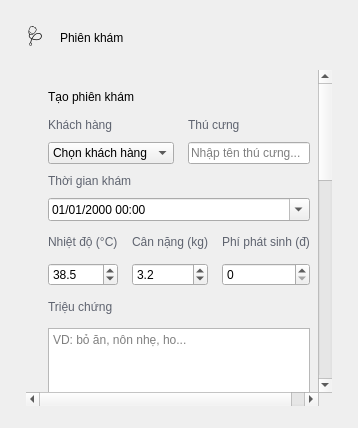
<?xml version="1.0" encoding="UTF-8"?>
<ui version="4.0">
 <class>ExamPage</class>
 <widget class="QWidget" name="ExamPage">
  <property name="styleSheet">
   <string notr="true"></string>
  </property>
  <layout class="QVBoxLayout" name="verticalLayout">
   <property name="leftMargin">
    <number>26</number>
   </property>
   <property name="topMargin">
    <number>22</number>
   </property>
   <property name="rightMargin">
    <number>26</number>
   </property>
   <property name="bottomMargin">
    <number>22</number>
   </property>
   <property name="spacing">
    <number>16</number>
   </property>
   <item>
    <layout class="QHBoxLayout" name="headerLayout">
     <item>
      <widget class="QLabel" name="headerEmoji">
       <property name="text">
        <string>🩺</string>
       </property>
       <property name="styleSheet">
        <string notr="true">font-size: 18px;</string>
       </property>
      </widget>
     </item>
     <item>
      <widget class="QLabel" name="PageTitle">
       <property name="objectName">
        <string>PageTitle</string>
       </property>
       <property name="text">
        <string>Phiên khám</string>
       </property>
      </widget>
     </item>
     <item>
      <spacer name="horizontalSpacer">
       <property name="orientation">
        <enum>Qt::Horizontal</enum>
       </property>
       <property name="sizeHint" stdset="0">
        <size>
         <width>40</width>
         <height>20</height>
        </size>
       </property>
      </spacer>
     </item>
    </layout>
   </item>
  <item>
   <widget class="QScrollArea" name="examScroll">
    <property name="widgetResizable">
     <bool>true</bool>
    </property>
    <property name="frameShape">
     <enum>QFrame::NoFrame</enum>
    </property>
    <widget class="QWidget" name="scrollContents">
     <layout class="QVBoxLayout" name="scrollLayout">
      <property name="leftMargin">
       <number>0</number>
      </property>
      <property name="topMargin">
       <number>0</number>
      </property>
      <property name="rightMargin">
       <number>0</number>
      </property>
      <property name="bottomMargin">
       <number>0</number>
      </property>
      <property name="spacing">
       <number>16</number>
      </property>
      <item>
       <widget class="QFrame" name="createCard">
        <property name="objectName">
         <string>Card</string>
        </property>
        <layout class="QVBoxLayout" name="createLayout">
         <property name="leftMargin">
          <number>22</number>
         </property>
         <property name="topMargin">
          <number>20</number>
         </property>
         <property name="rightMargin">
          <number>22</number>
         </property>
         <property name="bottomMargin">
          <number>20</number>
         </property>
         <property name="spacing">
          <number>14</number>
         </property>
         <item>
          <widget class="QLabel" name="createTitle">
           <property name="text">
            <string>Tạo phiên khám</string>
           </property>
           <property name="styleSheet">
            <string notr="true">font: 800 10pt "Segoe UI";</string>
           </property>
          </widget>
         </item>
         <item>
          <layout class="QGridLayout" name="topGrid">
           <property name="horizontalSpacing">
            <number>14</number>
           </property>
           <property name="verticalSpacing">
            <number>10</number>
           </property>
           <item row="0" column="0">
            <widget class="QLabel" name="labelCustomer">
             <property name="text">
              <string>Khách hàng</string>
             </property>
             <property name="styleSheet">
              <string notr="true">color: rgba(15,23,42,0.65); font: 700 9pt "Segoe UI";</string>
             </property>
            </widget>
           </item>
           <item row="1" column="0">
            <widget class="QComboBox" name="examCustomerCombo">
             <item>
              <property name="text">
               <string>Chọn khách hàng</string>
              </property>
             </item>
            </widget>
           </item>
           <item row="0" column="1">
            <widget class="QLabel" name="labelPet">
             <property name="text">
              <string>Thú cưng</string>
             </property>
             <property name="styleSheet">
              <string notr="true">color: rgba(15,23,42,0.65); font: 700 9pt "Segoe UI";</string>
             </property>
            </widget>
           </item>
           <item row="1" column="1">
            <widget class="QLineEdit" name="examPetEdit">
             <property name="placeholderText">
              <string>Nhập tên thú cưng...</string>
             </property>
            </widget>
           </item>
           <item row="2" column="0">
            <widget class="QLabel" name="labelTime">
             <property name="text">
              <string>Thời gian khám</string>
             </property>
             <property name="styleSheet">
              <string notr="true">color: rgba(15,23,42,0.65); font: 700 9pt "Segoe UI";</string>
             </property>
            </widget>
           </item>
           <item row="3" column="0" colspan="2">
            <widget class="QDateTimeEdit" name="examTimeEdit">
             <property name="calendarPopup">
              <bool>true</bool>
             </property>
             <property name="displayFormat">
              <string>dd/MM/yyyy HH:mm</string>
             </property>
            </widget>
           </item>
          </layout>
         </item>
         <item>
          <layout class="QHBoxLayout" name="metricsLayout">
           <property name="spacing">
            <number>14</number>
           </property>
           <item>
            <layout class="QVBoxLayout" name="tempLayout">
             <item>
              <widget class="QLabel" name="labelTemp">
               <property name="text">
                <string>Nhiệt độ (°C)</string>
               </property>
               <property name="styleSheet">
                <string notr="true">color: rgba(15,23,42,0.65); font: 700 9pt "Segoe UI";</string>
               </property>
              </widget>
             </item>
             <item>
              <widget class="QDoubleSpinBox" name="tempSpin">
               <property name="decimals">
                <number>1</number>
               </property>
               <property name="minimum">
                <double>30.0</double>
               </property>
               <property name="maximum">
                <double>45.0</double>
               </property>
               <property name="value">
                <double>38.5</double>
               </property>
              </widget>
             </item>
            </layout>
           </item>
           <item>
            <layout class="QVBoxLayout" name="weightLayout">
             <item>
              <widget class="QLabel" name="labelWeight">
               <property name="text">
                <string>Cân nặng (kg)</string>
               </property>
               <property name="styleSheet">
                <string notr="true">color: rgba(15,23,42,0.65); font: 700 9pt "Segoe UI";</string>
               </property>
              </widget>
             </item>
             <item>
              <widget class="QDoubleSpinBox" name="weightSpin">
               <property name="decimals">
                <number>1</number>
               </property>
               <property name="minimum">
                <double>0.1</double>
               </property>
               <property name="maximum">
                <double>120.0</double>
               </property>
               <property name="value">
                <double>3.2</double>
               </property>
              </widget>
             </item>
            </layout>
           </item>
           <item>
            <layout class="QVBoxLayout" name="feeLayout">
             <item>
              <widget class="QLabel" name="labelFee">
               <property name="text">
                <string>Phí phát sinh (đ)</string>
               </property>
               <property name="styleSheet">
                <string notr="true">color: rgba(15,23,42,0.65); font: 700 9pt "Segoe UI";</string>
               </property>
              </widget>
             </item>
             <item>
              <widget class="QSpinBox" name="extraFeeSpin">
               <property name="maximum">
                <number>10000000</number>
               </property>
               <property name="singleStep">
                <number>5000</number>
               </property>
               <property name="value">
                <number>0</number>
               </property>
              </widget>
             </item>
            </layout>
           </item>
          </layout>
         </item>
         <item>
          <widget class="QLabel" name="labelSymptoms">
           <property name="text">
            <string>Triệu chứng</string>
           </property>
           <property name="styleSheet">
            <string notr="true">color: rgba(15,23,42,0.65); font: 700 9pt "Segoe UI";</string>
           </property>
          </widget>
         </item>
         <item>
          <widget class="QTextEdit" name="symptomsEdit">
           <property name="placeholderText">
            <string>VD: bỏ ăn, nôn nhẹ, ho...</string>
           </property>
          </widget>
         </item>
         <item>
          <widget class="QLabel" name="labelDiagnosis">
           <property name="text">
            <string>Chẩn đoán / Kết luận</string>
           </property>
           <property name="styleSheet">
            <string notr="true">color: rgba(15,23,42,0.65); font: 700 9pt "Segoe UI";</string>
           </property>
          </widget>
         </item>
         <item>
          <widget class="QTextEdit" name="diagnosisEdit">
           <property name="placeholderText">
            <string>VD: viêm đường hô hấp nhẹ, theo dõi 3 ngày...</string>
           </property>
          </widget>
         </item>
         <item>
          <widget class="QPushButton" name="saveExamButton">
           <property name="objectName">
            <string>PrimaryButton</string>
           </property>
           <property name="text">
            <string>Lưu phiên khám</string>
           </property>
           <property name="cursor">
            <cursorShape>PointingHandCursor</cursorShape>
           </property>
           <property name="minimumSize">
            <size>
             <width>0</width>
             <height>44</height>
            </size>
           </property>
          </widget>
         </item>
        </layout>
       </widget>
      </item>
      <item>
       <widget class="QFrame" name="recentCard">
        <property name="objectName">
         <string>Card</string>
        </property>
        <layout class="QVBoxLayout" name="recentLayout">
         <property name="leftMargin">
          <number>22</number>
         </property>
         <property name="topMargin">
          <number>20</number>
         </property>
         <property name="rightMargin">
          <number>22</number>
         </property>
         <property name="bottomMargin">
          <number>20</number>
         </property>
         <property name="spacing">
          <number>10</number>
         </property>
         <item>
          <widget class="QLabel" name="recentTitle">
           <property name="text">
            <string>Phiên khám gần đây</string>
           </property>
           <property name="styleSheet">
            <string notr="true">font: 800 10pt "Segoe UI";</string>
           </property>
          </widget>
         </item>
         <item>
          <widget class="QLabel" name="recentExamsLabel">
           <property name="objectName">
            <string>Muted</string>
           </property>
           <property name="text">
            <string>Chưa có phiên khám</string>
           </property>
           <property name="alignment">
            <set>Qt::AlignLeading|Qt::AlignLeft|Qt::AlignTop</set>
           </property>
           <property name="wordWrap">
            <bool>true</bool>
           </property>
           <property name="minimumSize">
            <size>
             <width>0</width>
             <height>120</height>
            </size>
           </property>
          </widget>
         </item>
        </layout>
       </widget>
      </item>
      <item>
       <spacer name="bottomSpacer">
        <property name="orientation">
         <enum>Qt::Vertical</enum>
        </property>
        <property name="sizeHint" stdset="0">
         <size>
          <width>20</width>
          <height>20</height>
         </size>
        </property>
       </spacer>
      </item>
     </layout>
    </widget>
   </widget>
  </item>
  </layout>
 </widget>
 <resources/>
 <connections/>
</ui>
